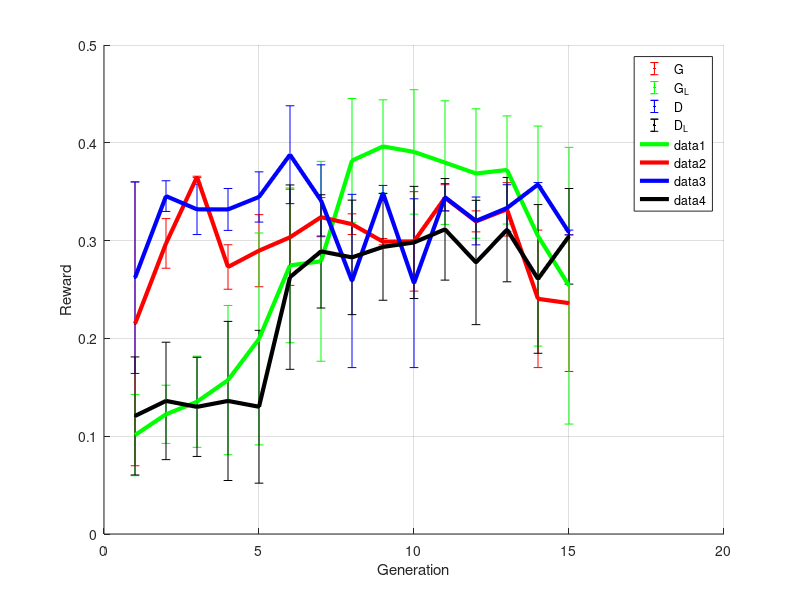

MATLAB code to generate this figure:
clear all
close all
clc

% comparable data set 1
data_g = [ 0.109642, 0.0350446,  0.119037, 0.0485711,  0.0906766, 0.0327519,  0.179049, 0.0850993,  0.254659, 0.0254525,  0.209815, 0.0868624,  0.262357, 0.110531,  0.368885, 0.0346773,  0.40312, 0.0352505,  0.367872, 0.0281075,  0.317381, 0.079175,  0.311228, 0.0814724,  0.311861, 0.0485323,  0.294465, 0.0177639,  0.271574, 0.0905554];
% comparable data set 2
data_g = [ 0.21498, 0.145194,  0.297123, 0.0253722,  0.365137, 0.000708997,  0.273017, 0.0227388,  0.289679, 0.0368682,  0.303403, 0.0491745,  0.323964, 0.020004,  0.316773, 0.0105844,  0.298896, 0.00324117,  0.2992, 0.0508457,  0.343766, 0.0133698,  0.31966, 0.0107363,  0.331966, 0.0272967,  0.240454, 0.0702927,  0.236048, 0.0698369,];
iter = 1;
for i=1:2:length(data_g)
   m_g(iter) = data_g(i);
   s_g(iter) = data_g(i+1);
   iter = iter +1;
end

x_g = 1:length(m_g);
figure
%plot(x_g, m_g, 'r', 'lineWidth' , 3);
hold all
errorbar(x_g,m_g,s_g, 'r.')

% comparable set 1
data_gl = [0.10116, 0.0415372,  0.122394, 0.0297711,  0.135232, 0.0466047,  0.157333, 0.0763425,  0.199453, 0.10832,  0.274668, 0.0791461,  0.278846, 0.102182,  0.381789, 0.0635232,  0.396268, 0.0476656,  0.390672, 0.0636139,  0.379743, 0.0631864,  0.368601, 0.0661401, 0.372222, 0.0552704, 0.304634, 0.1125, 0.253884, 0.14146];

iter = 1;
for i=1:2:length(data_gl)
   m_gl(iter) = data_gl(i);
   s_gl(iter) = data_gl(i+1);
   iter = iter +1;
end

x_gl = 1:length(m_gl);
%plot(x_gl, m_gl, 'g', 'lineWidth', 3);
errorbar(x_gl,m_gl,s_gl, 'g.')

% random test set
data_d = [0.103835, 0.147304, 0.254406, 0.328328, 0.318039, 0.322082, 0.347868, 0.37227, 0.347049, 0.327872, 0.379056, 0.405289, ];
% comparable data set 1
data_d = [0.108199, 0.0364407,  0.0786742, 0.00907103,  0.0978679, 0.0250781,  0.121493, 0.0285096,  0.156082, 0.0582095,  0.207738, 0.0891166,  0.258939, 0.0826817,  0.326522, 0.017947,  0.313734, 0.0337374,  0.322318, 0.00750797,  0.331232, 0.0157003,  0.270688, 0.0964743,  0.274385, 0.0619075,  0.269346, 0.0573162,  0.326446, 0.0268488,];
% comparable data set 2
data_d = [0.262028, 0.0978426,  0.345488, 0.0156994,  0.331966, 0.0257774,  0.331865, 0.0214221,  0.344627, 0.0256761,  0.387825, 0.0500355,  0.341082, 0.0364124,  0.258736, 0.0885749,  0.348628, 0.00779906,  0.256457, 0.086296,  0.344323, 0.0139269,  0.320115, 0.0244607,  0.333333, 0.0238023,  0.357389, 0.00197507,  0.308316, 0.00243087,]
iter = 1;
for i=1:2:length(data_d)
   m_d(iter) = data_d(i);
   s_d(iter) = data_d(i+1);
   iter = iter +1;
end

x_d = 1:length(m_d);
%plot(x_gl, m_gl, 'g', 'lineWidth', 3);
errorbar(x_d,m_d,s_d, 'b.')

% comparable data set 1
data_dl = [0.120713, 0.0603522,  0.136073, 0.0600274,  0.130006, 0.050701,  0.136058, 0.0813454,  0.130112, 0.078129,  0.262661, 0.0942608,  0.288975, 0.05792,  0.282842, 0.0585393,  0.293553, 0.0545229,  0.298101, 0.0573418,  0.311516, 0.051919,  0.277636, 0.0635572,  0.311233, 0.0533586,  0.260807, 0.0760252,  0.304391, 0.0488857,];

iter = 1;
for i=1:2:length(data_dl)
   m_dl(iter) = data_dl(i);
   s_dl(iter) = data_dl(i+1);
   iter = iter +1;
end

x_dl = 1:length(m_dl);
errorbar(x_dl,m_dl,s_dl, 'k.')


grid on
xlabel('Generation')
ylabel('Reward')
legend('G', 'G_L', 'D', 'D_L')

plot(x_gl, m_gl, 'g', 'lineWidth', 3);
plot(x_g, m_g, 'r', 'lineWidth' , 3);
plot(x_d, m_d, 'b', 'lineWidth' , 3);
plot(x_dl, m_dl, 'k', 'lineWidth' , 3);








